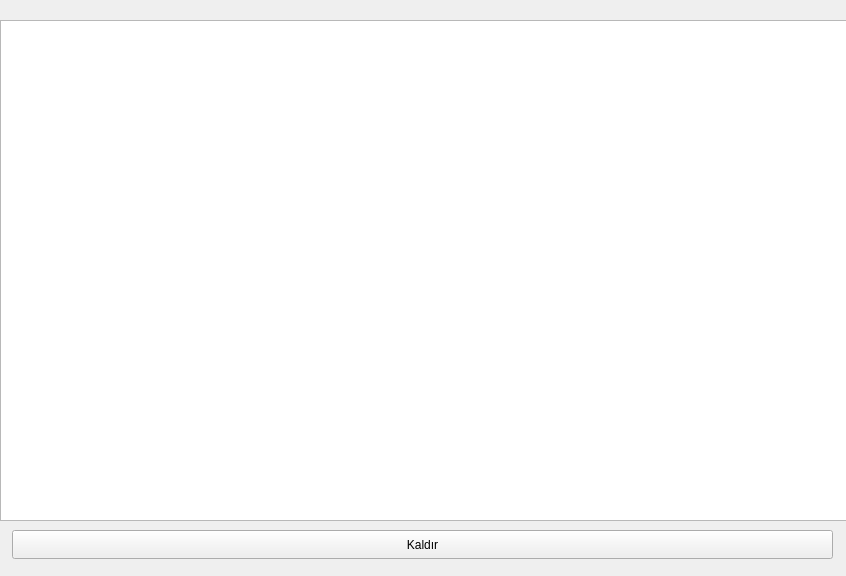
<?xml version="1.0" encoding="UTF-8"?>
<ui version="4.0">
 <class>Form</class>
 <widget class="QWidget" name="Form">
  <property name="geometry">
   <rect>
    <x>0</x>
    <y>0</y>
    <width>846</width>
    <height>576</height>
   </rect>
  </property>
  <property name="windowTitle">
   <string>Form</string>
  </property>
  <widget class="QListWidget" name="lstKaldir">
   <property name="geometry">
    <rect>
     <x>0</x>
     <y>20</y>
     <width>851</width>
     <height>501</height>
    </rect>
   </property>
  </widget>
  <widget class="QPushButton" name="btnKaldir">
   <property name="geometry">
    <rect>
     <x>12</x>
     <y>530</y>
     <width>821</width>
     <height>29</height>
    </rect>
   </property>
   <property name="text">
    <string>Kaldır</string>
   </property>
  </widget>
 </widget>
 <resources/>
 <connections/>
</ui>
